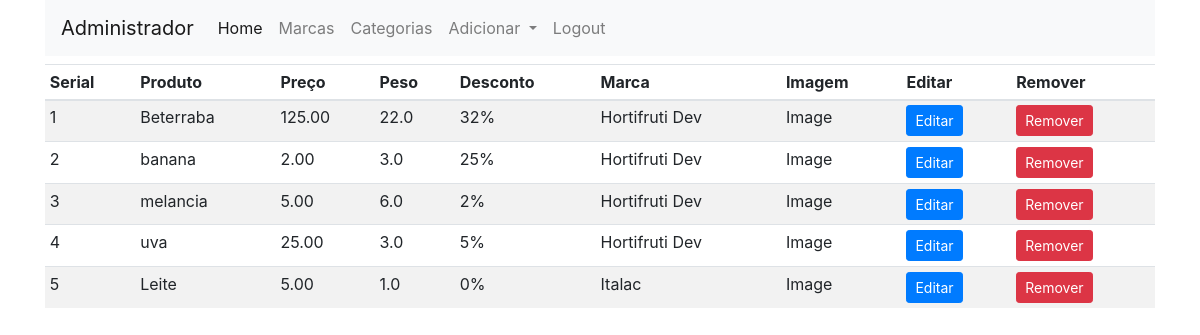
Page /admin (signed in) on the earlier database version.
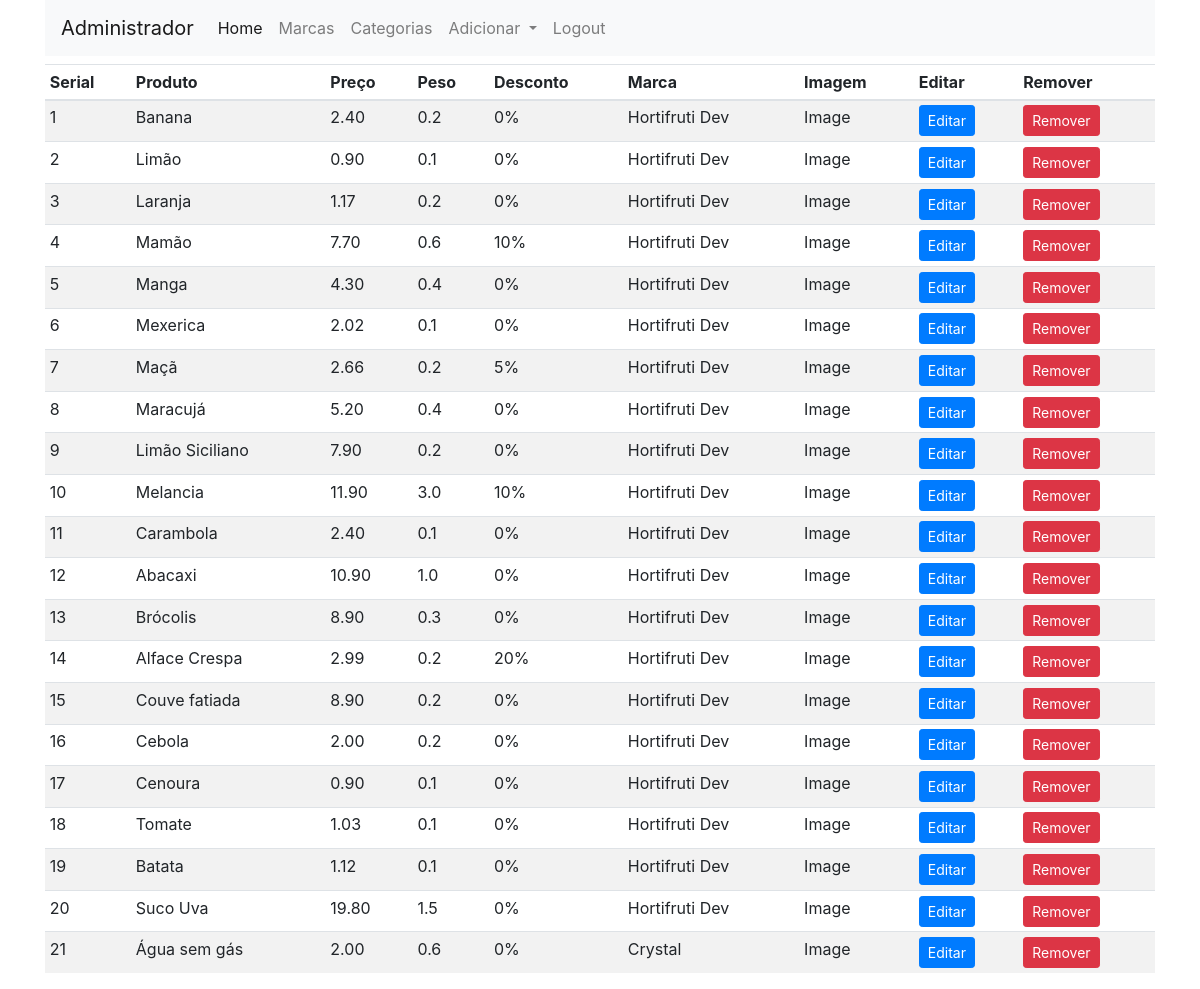
Same page on the later database version.
### loja/produtos/models.py (models this page shows, shortened)
class Produto(db.Model):
    id = db.Column(db.Integer, primary_key=True)
    name = db.Column(db.String(80), nullable=False)
    price = db.Column(db.Numeric(10,2), nullable=False)
    discount = db.Column(db.Integer, default=0)
    stock = db.Column(db.Integer, nullable=False)
    weight= db.Column(db.Float, nullable=False)
    description= db.Column(db.Text, nullable=False)
    pub_date = db.Column(db.DateTime, nullable=False, default=datetime.utcnow)
    marca_id = db.Column(db.Integer, db.ForeignKey('marca.id'),nullable=False)
    marca = db.relationship('Marca', backref=db.backref('marcas', lazy=True))
    categoria_id = db.Column(db.Integer, db.ForeignKey('categoria.id'),nullable=False)
    categoria = db.relationship('Categoria', backref=db.backref('categorias', lazy=True))
    image= db.Column(db.String(150), nullable=True, default='image.jpg')

class Marca(db.Model):
    id = db.Column(db.Integer, primary_key=True)
    name = db.Column(db.String(30),nullable=False,unique=True)

### loja/admin/rotas.py (the view)
@app.route('/admin')
def admin():
    if 'email' not in session:
        flash(f'Realize o login!','danger')
        return redirect(url_for('login'))
    produtos = Produto.query.all()
    return render_template('admin/index.html', title = 'Pagina administrativa', produtos=produtos)

### loja/templates/admin/index.html (shortened to what this page needs)
{% extends 'layouts.html' %}
{% block content %}
<div class="containter">
<div class="container">
  <nav class="navbar navbar-expand-lg navbar-light bg-light">
    <a class="navbar-brand" href="#">Administrador</a>
    <div class="collapse navbar-collapse" id="navbarSupportedContent">
      <ul class="navbar-nav mr-auto">
        <li class="nav-item active">
          <a class="nav-link" href="/admin">Home <span class="sr-only">(current)</span></a>
        </li>
        <li class="nav-item">
          <a class="nav-link" href="/marcas">Marcas</a>
        </li>
        <li class="nav-item">
            <a class="nav-link" href="/categorias">Categorias</a>
          </li>
        <li class="nav-item dropdown">
          <a class="nav-link dropdown-toggle" href="#" id="navbarDropdown" role="button" data-toggle="dropdown" aria-haspopup="true" aria-expanded="false">
            Adicionar
          </a>
          <li class="nav-item">
            <a class="nav-link padding-left: 10pt;" href="/admin/logout">Logout</a>
          </li>
      </ul>
    </div>
  </nav>
      <div class="containter mt-2">
        <table class="table table-sm table-striped">
            <thead>
                <th>Serial</th>
                <th>Produto</th>
                <th>Preço</th>
                <th>Peso</th>
                <th>Desconto</th>
                <th>Marca</th>
                <th>Imagem</th>
                <th>Editar</th>
                <th>Remover</th>
            </thead>
            <tbody>
                {% for produto in produtos %}
                <tr>
                    <td>{{loop.index}}</td>
                    <td>{{produto.name}}</td>
                    <td>{{produto.price}}</td>
                    <td>{{produto.weight}}</td>
                    <td>{{produto.discount}}%</td>
                    <td>{{produto.marca.name}}</td>
                    <td>Image</td>
                    <td><a href="{{url_for('updateproduto', id=produto.id)}}" class="btn btn-primary btn-sm"btn>Editar</a></td>
                    <td>
                      <form action="{{url_for('deleteproduto', id= produto.id)}}" method="POST">
                        <button type="button" class="btn btn-danger btn-sm" data-toggle="modal" data-target="#exampleModal{{produto.id}}">Remover</button>
                      </form>
                    </td>
                </tr>
                {% endfor %}
    </tbody>
  </table>
  </div>
</div>
{% endblock content %}

Differences in the rows shown:
removed Produto: name "Beterraba", price "125.00", weight "22.0", discount "32", marca.name "Hortifruti Dev"
changed Produto: name "banana" → "Banana"; price "2.00" → "2.40"; weight "3.0" → "0.2"; discount "25" → "0"
changed Produto: name "melancia" → "Limão"; price "5.00" → "0.90"; weight "6.0" → "0.1"; discount "2" → "0"
changed Produto: name "uva" → "Laranja"; price "25.00" → "1.17"; weight "3.0" → "0.2"; discount "5" → "0"
changed Produto: name "Leite" → "Mamão"; price "5.00" → "7.70"; weight "1.0" → "0.6"; discount "0" → "10"; marca.name "Italac" → "Hortifruti Dev"
added Produto: name "Manga", price "4.30", weight "0.4", discount "0", marca.name "Hortifruti Dev"
added Produto: name "Mexerica", price "2.02", weight "0.1", discount "0", marca.name "Hortifruti Dev"
added Produto: name "Maçã", price "2.66", weight "0.2", discount "5", marca.name "Hortifruti Dev"
added Produto: name "Maracujá", price "5.20", weight "0.4", discount "0", marca.name "Hortifruti Dev"
added Produto: name "Limão Siciliano", price "7.90", weight "0.2", discount "0", marca.name "Hortifruti Dev"
added Produto: name "Melancia", price "11.90", weight "3.0", discount "10", marca.name "Hortifruti Dev"
added Produto: name "Carambola", price "2.40", weight "0.1", discount "0", marca.name "Hortifruti Dev"
added Produto: name "Abacaxi", price "10.90", weight "1.0", discount "0", marca.name "Hortifruti Dev"
added Produto: name "Brócolis", price "8.90", weight "0.3", discount "0", marca.name "Hortifruti Dev"
added Produto: name "Alface Crespa", price "2.99", weight "0.2", discount "20", marca.name "Hortifruti Dev"
added Produto: name "Couve fatiada", price "8.90", weight "0.2", discount "0", marca.name "Hortifruti Dev"
added Produto: name "Cebola", price "2.00", weight "0.2", discount "0", marca.name "Hortifruti Dev"
added Produto: name "Cenoura", price "0.90", weight "0.1", discount "0", marca.name "Hortifruti Dev"
added Produto: name "Tomate", price "1.03", weight "0.1", discount "0", marca.name "Hortifruti Dev"
added Produto: name "Batata", price "1.12", weight "0.1", discount "0", marca.name "Hortifruti Dev"
added Produto: name "Suco Uva", price "19.80", weight "1.5", discount "0", marca.name "Hortifruti Dev"
added Produto: name "Água sem gás", price "2.00", weight "0.6", discount "0", marca.name "Crystal"
